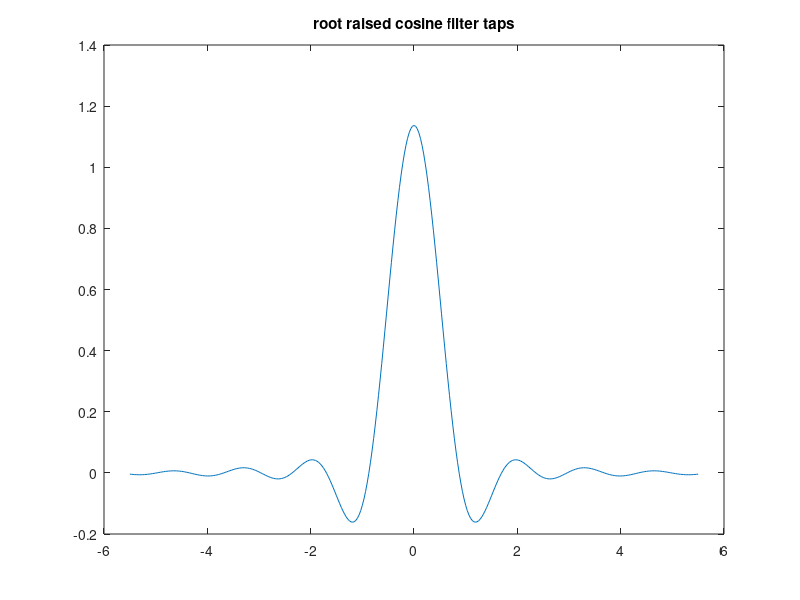
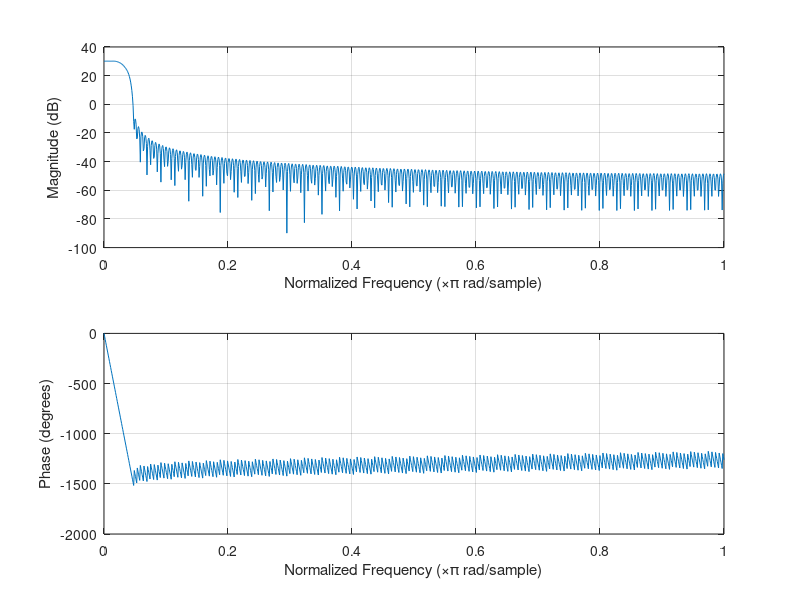

The MATLAB script that drew these images, in order:
clc;
clear all;
close all;

%Equation from https://en.wikipedia.org/wiki/Root-raised-cosine_filter

%Parameters
nb_sample = 2^10;
Fsymb = 1;
Fsamp = 32;
roll_off = 0.5;
manual_gain=1;

%Init
Ts=1/Fsymb;
Tsamp=1/Fsamp;
t=(-5.5:Tsamp:5.5);

%Filter coefficients
h_zero = 1/Ts*(1+roll_off*(4/pi-1));
h_Ts_4_roll_off = roll_off/Ts/sqrt(2) * [(1+2/pi) * sin(pi/4/roll_off) + (1-2/pi) * cos(pi/4/roll_off)];
h= 1/Ts * (sin(pi*t/Ts*(1-roll_off)) + 4*roll_off*t/Ts.*cos(pi*t/Ts*(1+roll_off))) ./ (pi * t/Ts .* [1-(4*roll_off*t/Ts).^2]);

%Replace the h_zero
for k=1:length(t)
  if t(k)==0
    h(k)=h_zero;
  endif
end;

%Replace the h_Ts_4_roll_off
for k=1:length(t)
  if t(k)==Ts/4/roll_off
    h(k)=h_Ts_4_roll_off;
    printf('found h_Ts_4_roll_off\n');
  endif
  if t(k)==-Ts/4/roll_off
    h(k)=h_Ts_4_roll_off;
    printf('-found h_Ts_4_roll_off\n');
  endif
end;

%Measure gain
data_in=zeros(1,nb_sample)+1023;
data_out=conv(data_in,h);
measured_gain=data_out(nb_sample/2)/data_in(nb_sample/2);

%Compense
##h=h/measured_gain*manual_gain;

%Plot the taps
figure(1);
x_axis = t;
plot(x_axis,h);
title('root raised cosine filter taps');

%Plot the reponse
figure(2);
freqz(h,1,512);

%Save taps
fid=fopen('taps.txt','w');
fprintf(fid,'%f\n',h);
fclose(fid);

%Save taps for gnu radio
fid=fopen('taps_gnu_radio.txt','w');
fprintf(fid,'[');
for k=1:length(h)
  if k==length(h)
    fprintf(fid,'%f]\n',h(k));
   else
    fprintf(fid,'%f,\n',h(k));
   end;
end;
  
fclose(fid);
